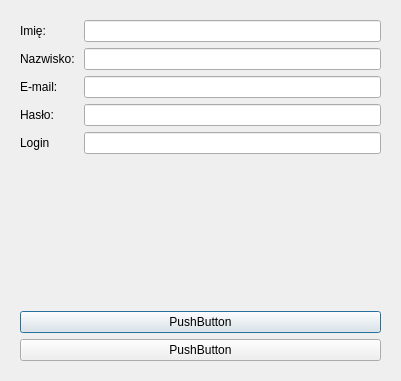
<?xml version="1.0" encoding="UTF-8"?>
<ui version="4.0">
 <class>Register</class>
 <widget class="QDialog" name="Register">
  <property name="geometry">
   <rect>
    <x>0</x>
    <y>0</y>
    <width>401</width>
    <height>381</height>
   </rect>
  </property>
  <property name="windowTitle">
   <string>Dialog</string>
  </property>
  <widget class="QWidget" name="formLayoutWidget">
   <property name="geometry">
    <rect>
     <x>20</x>
     <y>20</y>
     <width>361</width>
     <height>161</height>
    </rect>
   </property>
   <layout class="QFormLayout" name="formLayout">
    <item row="0" column="0">
     <widget class="QLabel" name="l_imie">
      <property name="text">
       <string>Imię: </string>
      </property>
     </widget>
    </item>
    <item row="0" column="1">
     <widget class="QLineEdit" name="le_imie"/>
    </item>
    <item row="1" column="0">
     <widget class="QLabel" name="l_nazwisko">
      <property name="text">
       <string>Nazwisko: </string>
      </property>
     </widget>
    </item>
    <item row="1" column="1">
     <widget class="QLineEdit" name="le_nazwisko"/>
    </item>
    <item row="2" column="0">
     <widget class="QLabel" name="l_mail">
      <property name="text">
       <string>E-mail:</string>
      </property>
     </widget>
    </item>
    <item row="2" column="1">
     <widget class="QLineEdit" name="le_mail"/>
    </item>
    <item row="3" column="0">
     <widget class="QLabel" name="l_haslo">
      <property name="text">
       <string>Hasło:</string>
      </property>
     </widget>
    </item>
    <item row="3" column="1">
     <widget class="QLineEdit" name="le_haslo">
      <property name="echoMode">
       <enum>QLineEdit::Password</enum>
      </property>
     </widget>
    </item>
    <item row="4" column="0">
     <widget class="QLabel" name="l_login">
      <property name="text">
       <string>Login</string>
      </property>
     </widget>
    </item>
    <item row="4" column="1">
     <widget class="QLineEdit" name="le_login"/>
    </item>
   </layout>
  </widget>
  <widget class="QWidget" name="verticalLayoutWidget">
   <property name="geometry">
    <rect>
     <x>20</x>
     <y>180</y>
     <width>361</width>
     <height>181</height>
    </rect>
   </property>
   <layout class="QVBoxLayout" name="verticalLayout">
    <item>
     <widget class="QLabel" name="label">
      <property name="lineWidth">
       <number>0</number>
      </property>
      <property name="text">
       <string/>
      </property>
      <property name="alignment">
       <set>Qt::AlignCenter</set>
      </property>
     </widget>
    </item>
    <item>
     <widget class="QPushButton" name="pushButton">
      <property name="text">
       <string>PushButton</string>
      </property>
     </widget>
    </item>
    <item>
     <widget class="QPushButton" name="pushButton_2">
      <property name="text">
       <string>PushButton</string>
      </property>
     </widget>
    </item>
   </layout>
  </widget>
 </widget>
 <resources/>
 <connections/>
</ui>
